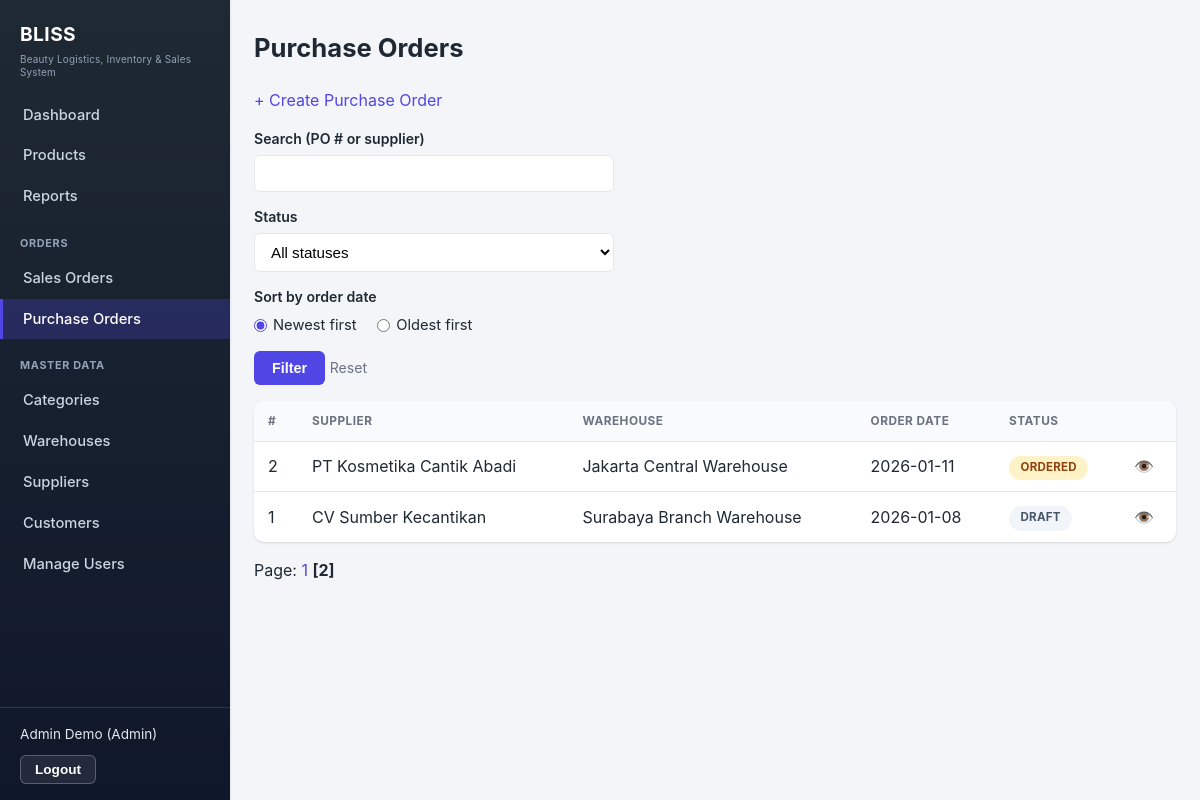
The page /purchase-orders?sort=date_desc&page=2 (signed in) on the database its author committed.
### tables this page shows
CREATE TABLE IF NOT EXISTS purchase_order (
    id INT PRIMARY KEY AUTO_INCREMENT,
    supplier_id INT NOT NULL,
    warehouse_id INT NOT NULL,
    status ENUM('Draft', 'Ordered', 'PartiallyReceived', 'Received', 'Cancelled') NOT NULL DEFAULT 'Draft',
    order_date DATE NOT NULL,
    created_by INT NOT NULL,
    created_at TIMESTAMP DEFAULT CURRENT_TIMESTAMP,
    updated_at TIMESTAMP DEFAULT CURRENT_TIMESTAMP ON UPDATE CURRENT_TIMESTAMP,
    CONSTRAINT fk_purchase_order_supplier FOREIGN KEY (supplier_id) REFERENCES supplier(id)
        ON DELETE RESTRICT ON UPDATE CASCADE,
    CONSTRAINT fk_purchase_order_warehouse FOREIGN KEY (warehouse_id) REFERENCES warehouse(id)
        ON DELETE RESTRICT ON UPDATE CASCADE,
    CONSTRAINT fk_purchase_order_created_by FOREIGN KEY (created_by) REFERENCES user(id)
        ON DELETE RESTRICT ON UPDATE CASCADE,
    INDEX idx_purchase_order_status (status),
    INDEX idx_purchase_order_order_date (order_date)
);

CREATE TABLE IF NOT EXISTS supplier (
    id INT PRIMARY KEY AUTO_INCREMENT,
    name VARCHAR(150) NOT NULL,
    contact VARCHAR(150) NULL,
    address VARCHAR(255) NULL,
    is_active TINYINT(1) NOT NULL DEFAULT 1,
    created_at TIMESTAMP DEFAULT CURRENT_TIMESTAMP,
    updated_at TIMESTAMP DEFAULT CURRENT_TIMESTAMP ON UPDATE CURRENT_TIMESTAMP
);

CREATE TABLE IF NOT EXISTS warehouse (
    id INT PRIMARY KEY AUTO_INCREMENT,
    name VARCHAR(150) NOT NULL,
    location VARCHAR(255) NOT NULL,
    is_active TINYINT(1) NOT NULL DEFAULT 1,
    created_at TIMESTAMP DEFAULT CURRENT_TIMESTAMP,
    updated_at TIMESTAMP DEFAULT CURRENT_TIMESTAMP ON UPDATE CURRENT_TIMESTAMP
);

### app/Controller/PurchaseOrderController.php (called while the page is built, shortened)
<?php
final class PurchaseOrderController
{
    public function index(): void
    {
        $q = trim($_GET['q'] ?? '');
        $status = $_GET['status'] ?? '';
        $sort = ($_GET['sort'] ?? '') === 'date_asc' ? 'date_asc' : 'date_desc';
        $page = max(1, (int) ($_GET['page'] ?? 1));
        $result = $this->purchaseOrderService->searchPurchaseOrders(
            $q !== '' ? $q : null,
            $status !== '' ? $status : null,
            $sort,
            $page,
        );
        require __DIR__ . '/../../views/purchase-orders/index.php';
    }
}

### public/index.php (called while the page is built, shortened)
<?php
$path = parse_url($_SERVER['REQUEST_URI'], PHP_URL_PATH) ?: '/';
$method = $_SERVER['REQUEST_METHOD'];
$key = "$method $path";
[$controller, $action] = $routes[$key];
$controller->$action();

### app/Service/PurchaseOrderService.php (called while the page is built, shortened)
<?php
final class PurchaseOrderService
{
    public function searchPurchaseOrders(?string $q, ?string $status, string $sort, int $page): array
    {
        $perPage = 10;
        $page = max(1, $page);
        $result = $this->purchaseOrderRepository->search($q, $status, $sort, $page, $perPage);
        return [
            'items' => $result['items'],
            'total' => $result['total'],
            'page' => $page,
            'perPage' => $perPage,
            'totalPages' => max(1, (int) ceil($result['total'] / $perPage)),
        ];
    }
}

### app/Repository/MySqlPurchaseOrderRepository.php (called while the page is built, shortened)
<?php
final class MySqlPurchaseOrderRepository implements PurchaseOrderRepositoryInterface
{
    public function search(?string $q, ?string $status, string $sort, int $page, int $perPage): array
    {
        $conditions = [];
        $params = [];
        $where = $conditions === [] ? '' : ('WHERE ' . implode(' AND ', $conditions));
        $direction = $sort === 'date_asc' ? 'ASC' : 'DESC';
        $baseFrom = <<<SQL
            FROM purchase_order po
            JOIN supplier s ON s.id = po.supplier_id
            JOIN warehouse w ON w.id = po.warehouse_id
            $where
            SQL;
        $countStmt = Database::connection()->prepare("SELECT COUNT(*) $baseFrom");
        $countStmt->execute($params);
        $total = (int) $countStmt->fetchColumn();
        $offset = ($page - 1) * $perPage;
        $listStmt = Database::connection()->prepare(
            "SELECT po.id, po.supplier_id, s.name AS supplier_name, po.warehouse_id, w.name AS warehouse_name,
                    po.status, po.order_date, po.created_by
             $baseFrom
             ORDER BY po.order_date $direction, po.id $direction
             LIMIT {$perPage} OFFSET {$offset}"
        );
        $listStmt->execute($params);
        $items = array_map(fn (array $row) => $this->toEntity($row, []), $listStmt->fetchAll());
        return ['items' => $items, 'total' => $total];
    }
    private function toEntity(array $row, array $items): PurchaseOrder
    {
        return new PurchaseOrder(
            id: (int) $row['id'],
            supplierId: (int) $row['supplier_id'],
            supplierName: $row['supplier_name'],
            warehouseId: (int) $row['warehouse_id'],
            warehouseName: $row['warehouse_name'],
            status: $row['status'],
            orderDate: $row['order_date'],
            createdBy: (int) $row['created_by'],
            items: $items,
        );
    }
}

### app/Support/Database.php (called while the page is built, shortened)
<?php
final class Database
{
    private static ?PDO $connection = null;
    public static function connection(): PDO
    {
        if (self::$connection === null) {
            $dsn = sprintf(
                'mysql:host=%s;port=%s;dbname=%s;charset=utf8mb4',
                getenv('DB_HOST'),
                getenv('DB_PORT') ?: '3306',
                getenv('DB_NAME')
            );
            $maxAttempts = 5;
            for ($attempt = 1; $attempt <= $maxAttempts; $attempt++) {
                try {
                    self::$connection = new PDO($dsn, getenv('DB_USER'), getenv('DB_PASSWORD'), [
                        PDO::ATTR_ERRMODE => PDO::ERRMODE_EXCEPTION,
                        PDO::ATTR_DEFAULT_FETCH_MODE => PDO::FETCH_ASSOC,
                    ]);
                    break;
                } catch (PDOException $e) {
                    if ($attempt === $maxAttempts) {
                        error_log('DB connection failed after ' . $maxAttempts . ' attempts: ' . $e->getMessage());
                        throw new PDOException('Database connection failed.');
                    }
                    sleep(1);
                }
            }
        }
        return self::$connection;
    }
}

### views/purchase-orders/index.php (the view, shortened to what this page needs)
<?php
require __DIR__ . '/../layout/header.php';
$q = $_GET['q'] ?? '';
$sort = $_GET['sort'] ?? 'date_desc';
?>
<h1>Purchase Orders</h1>
<p><a href="/purchase-orders/create">+ Create Purchase Order</a></p>
<form method="GET" action="/purchase-orders" class="stacked">
    <label>Search (PO # or supplier) <input type="text" name="q" value="<?= htmlspecialchars($q) ?>"></label>
    <label>Status
        <select name="status">
            <option value="">All statuses</option>
        </select>
    </label>
    <div class="field">
        <span class="field-label">Sort by order date</span>
        <label class="radio-inline">
            <input type="radio" name="sort" value="date_desc" <?= $sort === 'date_desc' ? 'checked' : '' ?>>
            Newest first
        </label>
        <label class="radio-inline">
            <input type="radio" name="sort" value="date_asc" <?= $sort === 'date_asc' ? 'checked' : '' ?>>
            Oldest first
        </label>
    </div>
    <button type="submit">Filter</button>
    <a href="/purchase-orders" class="hint">Reset</a>
</form>
<table>
    <thead>
        <tr><th>#</th><th>Supplier</th><th>Warehouse</th><th>Order Date</th><th>Status</th><th></th></tr>
    </thead>
    <tbody>
    <?php foreach ($result['items'] as $po): ?>
        <tr>
            <td><?= $po->id ?></td>
            <td><?= htmlspecialchars($po->supplierName) ?></td>
            <td><?= htmlspecialchars($po->warehouseName) ?></td>
            <td><?= htmlspecialchars($po->orderDate) ?></td>
            <td><?= \App\Support\StatusBadge::render($po->status) ?></td>
            <td><a href="/purchase-orders/show?id=<?= $po->id ?>" title="View">👁️</a></td>
        </tr>
    <?php endforeach; ?>
    </tbody>
</table>
<?php
require __DIR__ . '/../partials/pagination.php';
?>
<?php require __DIR__ . '/../layout/footer.php'; ?>

### app/Support/StatusBadge.php (shortened to what this page needs)
<?php
final class StatusBadge
{
    public static function render(string $status): string
    {
        $color = self::COLOR_MAP[$status] ?? 'gray';
        return sprintf('<span class="badge badge-%s">%s</span>', $color, htmlspecialchars($status));
    }
}

### public/assets/css/app.css (style rules this page uses)
:root { --color-bg: #f4f5f8; --color-surface: #ffffff; --color-border: #e5e7eb; --color-text: #1f2933; --color-text-muted: #6b7280; --color-primary: #4f46e5; --color-primary-dark: #4338ca; --color-warning: #d97706; --radius: 10px; --radius-sm: 6px; --shadow-sm: 0 1px 2px rgba(15, 23, 42, 0.06), 0 1px 3px rgba(15, 23, 42, 0.08); --shadow-md: 0 6px 10px -2px rgba(15, 23, 42, 0.10), 0 3px 6px -3px rgba(15, 23, 42, 0.08); --layer-sticky: 30; --layer-modal: 90; --content-max: 1040px; }
*, *::before, *::after { box-sizing: border-box; }
body { margin: 0; font-family: -apple-system, "Segoe UI", Roboto, Arial, sans-serif; background-color: var(--color-bg); color: var(--color-text); line-height: 1.55; }
a { color: var(--color-primary); text-decoration: none; }
h1 { font-size: clamp(1.3rem, 1.05rem + 1vw, 1.6rem); font-weight: 700; margin: 0 0 20px; }
form.stacked label { display: block; margin-bottom: 14px; font-weight: 600; font-size: 0.88rem; }
form.stacked input[type="text"], form.stacked input[type="email"], form.stacked input[type="password"], form.stacked input[type="number"], form.stacked input[type="date"], form.stacked select { display: block; width: 100%; max-width: 360px; margin-top: 5px; padding: 9px 12px; border: 1px solid var(--color-border); border-radius: var(--radius-sm); font-size: 0.95rem; font-weight: normal; background: #fff; transition: border-color 0.15s, box-shadow 0.15s; }
form.stacked .field-label { display: block; margin-bottom: 6px; font-weight: 600; font-size: 0.88rem; }
form.stacked .radio-inline { display: inline-flex; align-items: center; gap: 6px; margin: 0 16px 14px 0; font-weight: normal; font-size: 0.92rem; cursor: pointer; }
form.stacked .radio-inline input[type="radio"] { margin: 0; accent-color: var(--color-primary); cursor: pointer; }
button, input[type="submit"] { background-color: var(--color-primary); color: #fff; border: none; padding: 9px 18px; border-radius: var(--radius-sm); font-size: 0.9rem; font-weight: 600; cursor: pointer; transition: background 0.15s, transform 0.05s; }
table { width: 100%; border-collapse: separate; border-spacing: 0; background: var(--color-surface); border-radius: var(--radius); overflow: hidden; box-shadow: var(--shadow-sm); margin-top: 16px; }
table th, table td { padding: 11px 14px; text-align: left; border-bottom: 1px solid var(--color-border); }
table thead th { background: #f9fafb; font-size: 0.74rem; text-transform: uppercase; letter-spacing: 0.04em; color: var(--color-text-muted); font-weight: 700; }
table tbody tr:last-child td { border-bottom: none; }
.hint { color: var(--color-text-muted); font-size: 0.88rem; }
.badge { display: inline-block; padding: 0.3em 1em; border-radius: 999px; font-size: 0.72rem; font-weight: 700; letter-spacing: 0.02em; text-transform: uppercase; white-space: nowrap; }
.badge-gray { background: #f1f5f9; color: #475569; }
.badge-amber { background: #fef3c7; color: #92400e; }

### rows shown on the page
purchase_order: id "2", supplier.name "PT Kosmetika Cantik Abadi", warehouse.name "Jakarta Central Warehouse", order_date "2026-01-11", status "ORDERED"
purchase_order: id "1", supplier.name "CV Sumber Kecantikan", warehouse.name "Surabaya Branch Warehouse", order_date "2026-01-08", status "DRAFT"

### other values the page prints
$_SESSION['user']['name'] "Admin Demo"
$_SESSION['user']['role'] "Admin"
